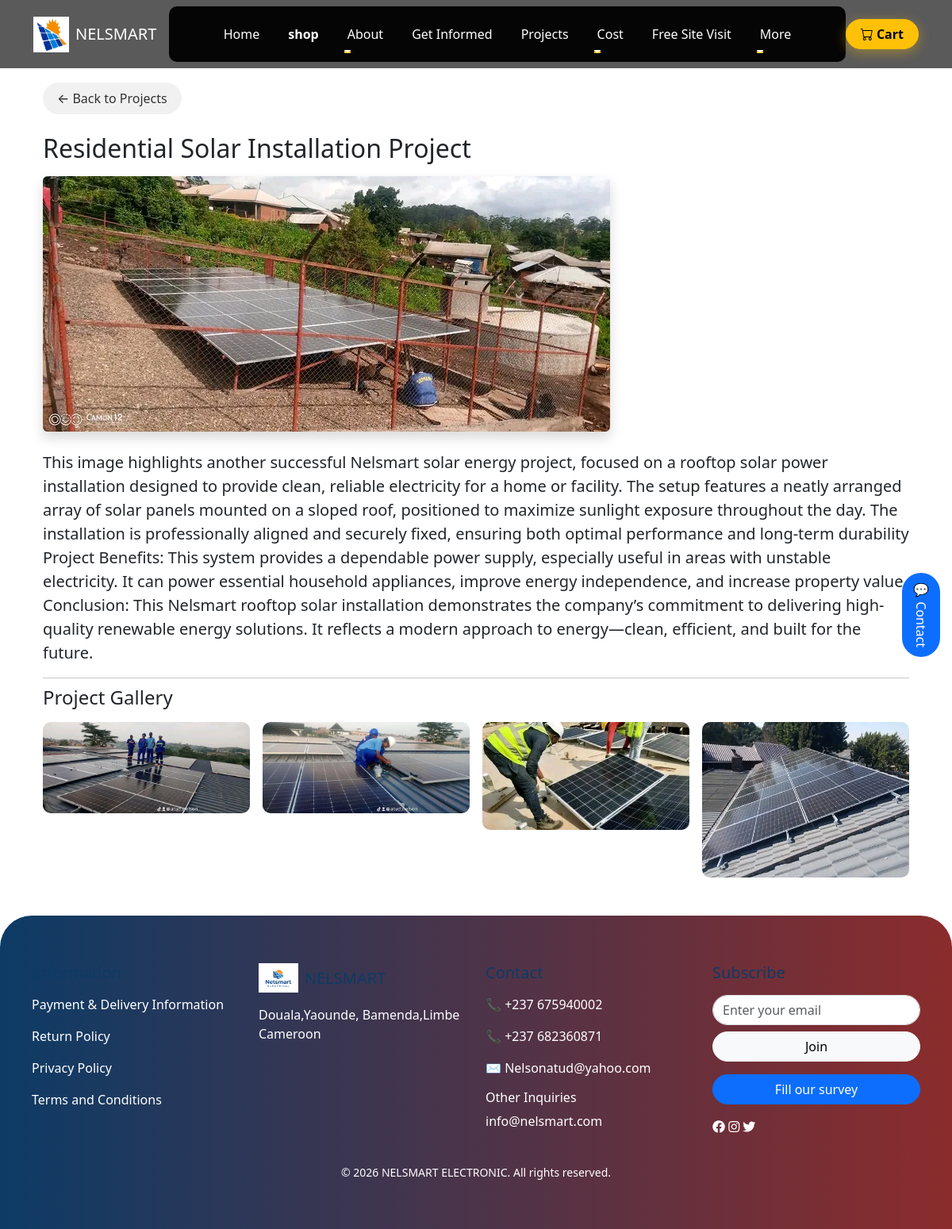
The app's page /projects/2/ with its own data.
### store/models.py (models this page shows, shortened)
class Project(models.Model):
    title = models.CharField(max_length=200)
    main_image = models.ImageField(upload_to='projects/')
    description = models.TextField()
    created_at = models.DateTimeField(auto_now_add=True)

class ProjectImage(models.Model):
    project = models.ForeignKey(Project, on_delete=models.CASCADE, related_name='images')
    image = models.ImageField(upload_to='projects/gallery/')

### store/views.py (the view)
# urls.py: path('projects/<int:id>/', views.project_detail, name='project_detail'),
def project_detail(request, id):
    project = get_object_or_404(Project, id=id)
    return render(request, 'store/project_detail.html', {'project': project})

### store/context_processors.py (called while the page is built)
def cart_count(request):
    cart = request.session.get('cart', {})
    total_items = sum(cart.values())
    return {'cart_count': total_items}

### store/templates/store/project_detail.html
{% extends 'base.html' %}
{% block content %}
<div class="container">
<div class="mb-4">
    <a href="{% url 'projects' %}" class="back-btn">
        ← Back to Projects
    </a>
</div>
    <h2 class="mb-3">{{ project.title }}</h2>
    <div class="mb-4">
        <img src="{{ project.main_image.url }}" class="img-fluid rounded shadow">
    </div>
    <p class="lead">{{ project.description }}</p>
    <hr>
    <h4 class="mb-3">Project Gallery</h4>
    <div class="row g-3">
        {% for img in project.images.all %}
        <div class="col-md-3">
            <div class="gallery-card">
                <img src="{{ img.image.url }}" class="img-fluid">
            </div>
        </div>
        {% endfor %}
    </div>
</div>
{% endblock %}

### store/templates/base.html (shortened to what this page needs)
{% load static %}
<!DOCTYPE html>
<html>
<head>
    <link href="https://cdn.jsdelivr.net/npm/bootstrap@5.3.0/dist/css/bootstrap.min.css" rel="stylesheet">
     <link rel="stylesheet" href="https://cdnjs.cloudflare.com/ajax/libs/font-awesome/6.0.0/css/all.min.css">
  <link rel="stylesheet" href="https://cdn.jsdelivr.net/npm/bootstrap-icons@1.11.0/font/bootstrap-icons.css">
</head>
<body>
<nav class="navbar navbar-expand-lg navbar-dark bg-dark fixed-top">
  <div class="container">
    <a class="navbar-brand d-flex align-items-center" href="/">
      <img src="{% static 'images/logo.png' %}" width="45" height="45" class="me-2">
      <span>NELSMART</span>
    </a>
    <div class="collapse navbar-collapse" id="mainNavbar">
      <ul class="navbar-nav mx-auto">
        <li class="nav-item">
          <a class="nav-link" href="/">Home</a>
        </li>
        <li class="nav-item">
          <a class="nav-link text-warning fw-bold" href="{% url 'shop' %}">shop</a>
        </li>
        <li class="nav-item dropdown">
          <a class="nav-link dropdown-toggle" data-bs-toggle="dropdown">About</a>
        </li>
        <li class="nav-item">
          <a class="nav-link" href="{% url 'get_informed' %}">Get Informed</a>
        </li>
        <li class="nav-item">
          <a class="nav-link" href="{% url 'projects' %}">Projects</a>
        </li>
        <li class="nav-item dropdown">
          <a class="nav-link dropdown-toggle" data-bs-toggle="dropdown">Cost</a>
        </li>
        <li class="nav-item">
          <a class="nav-link" href="{% url 'free_site_visit' %}">Free Site Visit</a>
        </li>
        <li class="nav-item dropdown">
          <a class="nav-link dropdown-toggle" data-bs-toggle="dropdown">More</a>
        </li>
      </ul>
    </div>
      <div class="d-flex">
        <a class="btn btn-warning position-relative" href="/cart/">
          <i class="bi bi-cart"></i> Cart
        </a>
      </div>
  </div>
</nav>
<div class="container mt-4">
    {% block content %}
    {% endblock %}
</div>
<footer class="mt-5">
    <div class="container-fluid text-white" style="background: linear-gradient(90deg, #0d3b66, #8b2c2c); padding: 60px 40px; border-top-left-radius: 40px; border-top-right-radius: 40px;">
        <div class="row g-4">
            <div class="col-md-3">
                <h5 class="mb-3">Information</h5>
                <p><a href="{% url 'payment_delivery' %}" class="footer-link">Payment & Delivery Information</a></p>
                <p><a href="{% url 'return_policy' %}" class="footer-link">Return Policy</a></p>
                <p><a href="{% url 'privacy_policy' %}" class="footer-link">Privacy Policy</a></p>
                <p><a href="{% url 'terms' %}" class="footer-link">Terms and Conditions</a></p>
            </div>
            <div class="col-md-3">
                 <div class="d-flex align-items-center mb-3">
                     <img src="{% static 'images/logo2.jpeg' %}" width="50" class="me-2">
                       <h5 class="mb-0">NELSMART</h5>
                 </div>
                       <p>
                           Douala,Yaounde, Bamenda,Limbe<br>
                          Cameroon
                        </p>
            </div>
            <div class="col-md-3">
                <h5 class="mb-3">Contact</h5>
                <p>📞 +237 675940002</p>
                <p>📞 +237 682360871</p>
                <p>✉ Nelsonatud@yahoo.com </p>
                <h6 class="mt-3">Other Inquiries</h6>
                <p>info@nelsmart.com</p>
            </div>
            <div class="col-md-3">
                <h5 class="mb-3">Subscribe</h5>
                <form>
                    <input type="email" class="form-control mb-2 rounded-pill" placeholder="Enter your email">
                    <button class="btn btn-light w-100 rounded-pill">Join</button>
                </form>
                <button class="btn btn-primary mt-3 w-100 rounded-pill">Fill our survey</button>
                <div class="mt-3">
                    <i class="fab fa-facebook"></i>
                <i class="fab fa-instagram"></i>
                <i class="fab fa-twitter"></i>
                </div>
            </div>
        </div>
        <div class="text-center mt-4">
            <small>© 2026 NELSMART ELECTRONIC. All rights reserved.</small>
        </div>
    </div>
</footer>
{% block scripts %}
<div class="contact-float" onclick="toggleContact()">
    💬 Contact
</div>
{% endblock %}
</body>
</html>

### store/templates/base.html (style rules this page uses)
.footer-link { color: white; text-decoration: none; transition: all 0.3s ease; }
.navbar { position: fixed; top: 0; width: 100%; z-index: 9999; backdrop-filter: blur(10px); background: rgba(20, 20, 20, 0.7) !important; }
.navbar .nav-link { position: relative; color: #fff !important; font-weight: 500; margin: 0 10px; transition: all 0.3s ease; display: inline-block; }
.navbar .nav-link::after { content: ""; position: absolute; left: 0; bottom: -4px; width: 0%; height: 2px; background: #ffc107; transition: width 0.3s ease; }
.navbar-brand { transition: 0.3s; }
.navbar .btn-warning { border-radius: 30px; padding: 6px 18px; font-weight: bold; box-shadow: 0 4px 15px rgba(255,193,7,0.4); transition: 0.3s; }
.dropdown-toggle::after { transition: transform 0.3s; }
form input, form textarea { width: 100%; padding: 10px; border-radius: 8px; border: 1px solid #ccc; }
html { scroll-behavior: smooth; }
hr { margin: 10px 0; }
.gallery-card { overflow: hidden; border-radius: 10px; }
.gallery-card img { transition: transform 0.5s ease; }
.back-btn { display: inline-block; padding: 8px 18px; border-radius: 30px; background: #f1f1f1; color: #333; text-decoration: none; font-weight: 500; transition: 0.3s; }
.contact-float { position: fixed; right: 15px; top: 50%; transform: translateY(-50%); background: #0d6efd; color: white; padding: 12px; border-radius: 30px; cursor: pointer; writing-mode: vertical-rl; z-index: 9999; }
body { padding-top: 80px; }
h5 { color: #0d3b66; }
html, body { height: 100%; }
body { display: flex; flex-direction: column; }
.container { flex: 1; }
.navbar-collapse { background: rgba(0,0,0,0.95); padding: 15px; border-radius: 10px; }

### records on screen
Project: title "Residential Solar Installation Project", main_image (picture), description "This image highlights another successful Nelsmart solar energy project, focused on a rooftop solar power installation designed to provide clean, reliable electricity for a home or facility. The setup features a neatly arranged array of solar panels mounted on a sloped roof, positioned to maximize sunlight exposure throughout the day. The installation is professionally aligned and securely fixed, ensuring both optimal performance and long-term durability Project Benefits: This system provides a dependable power supply, especially useful in areas with unstable electricity. It can power essential household appliances, improve energy independence, and increase property value. Conclusion: This…"
ProjectImage: image (picture)
ProjectImage: image (picture)
ProjectImage: image (picture)
ProjectImage: image (picture)
